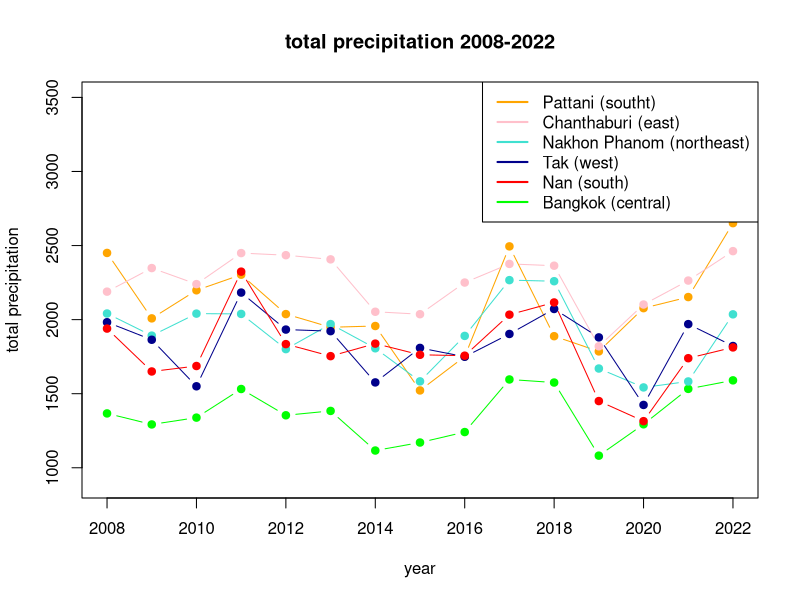
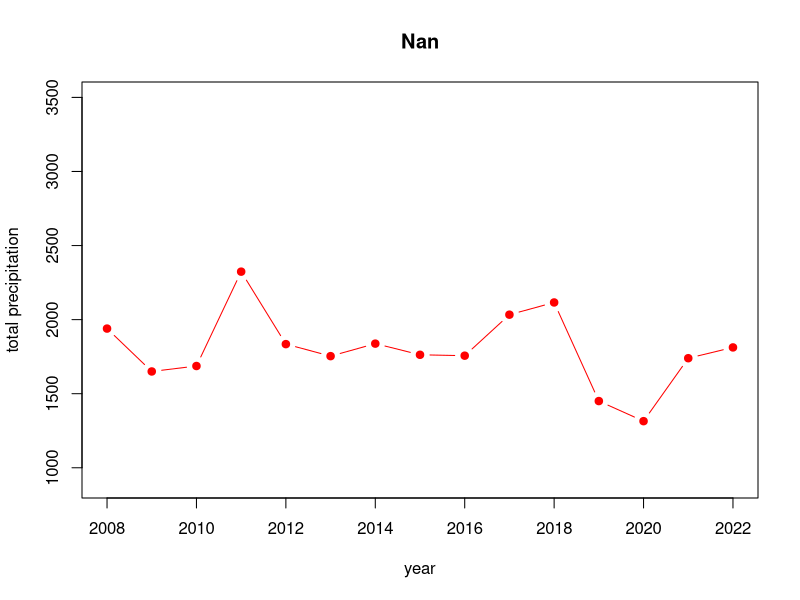
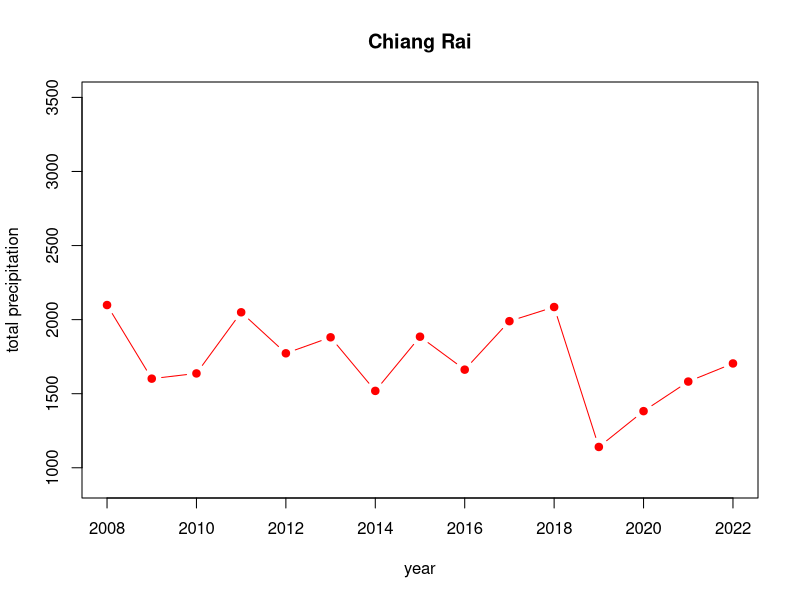
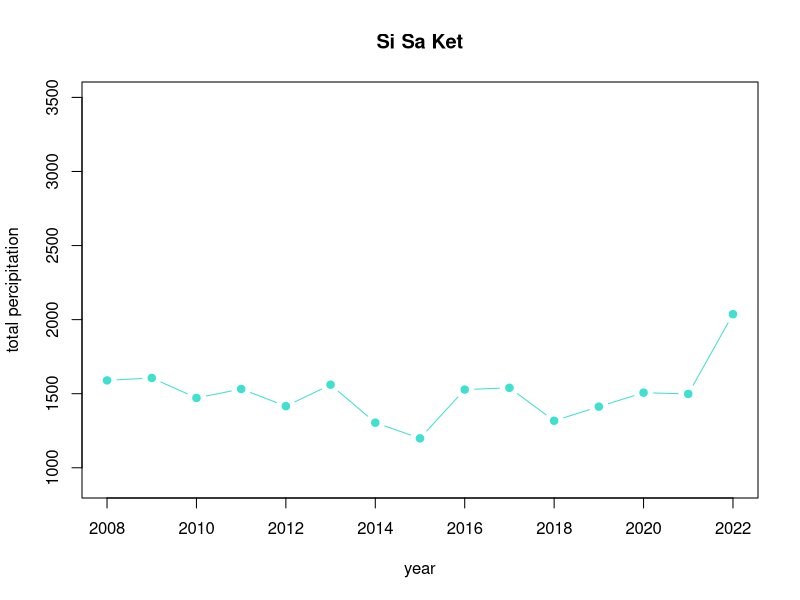
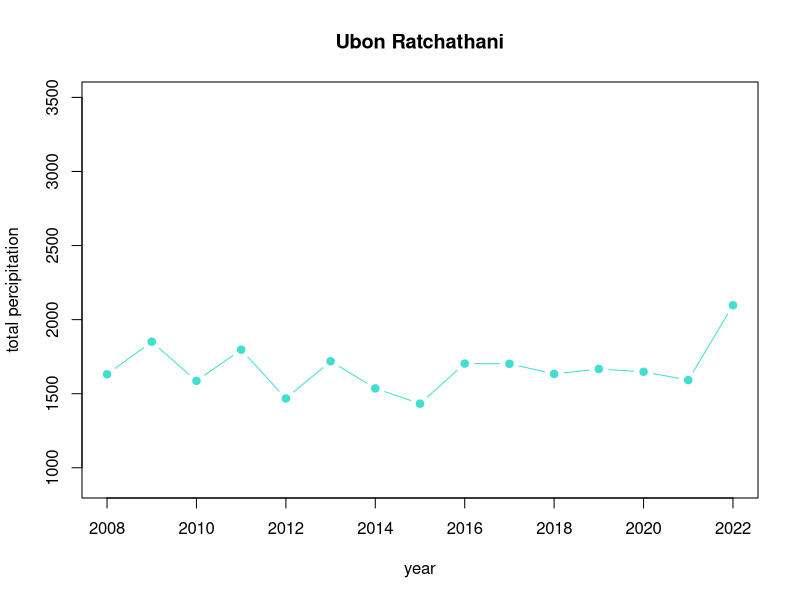
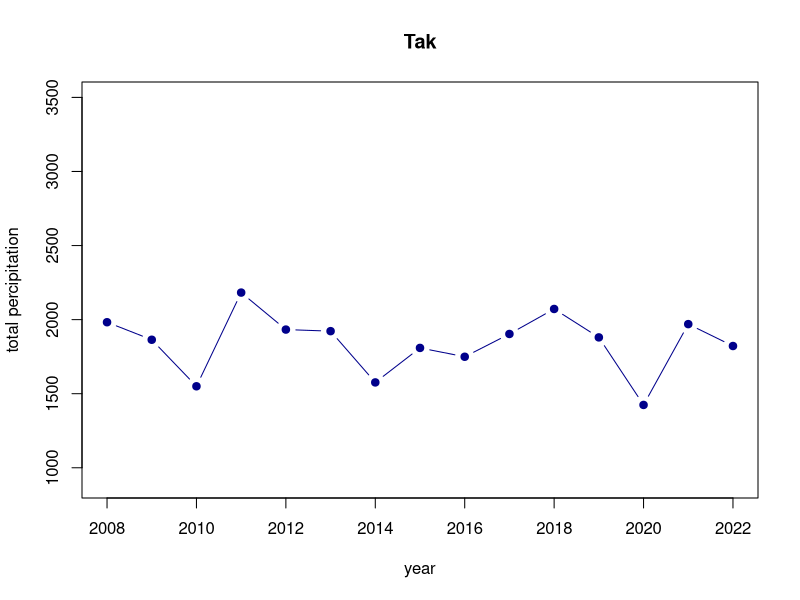
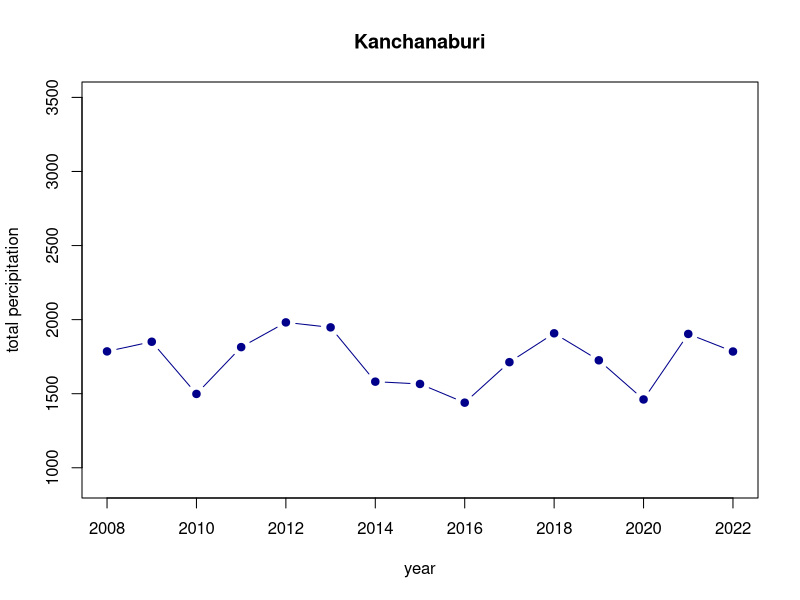
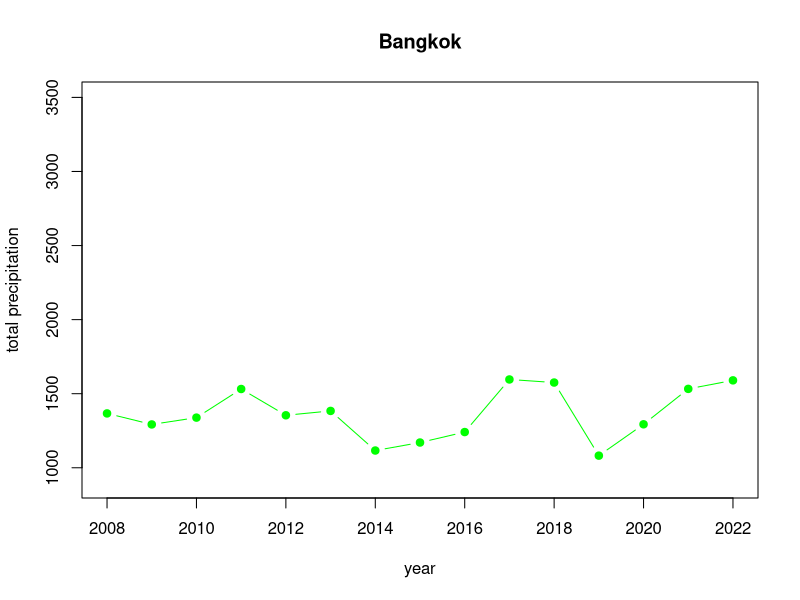

Write the R code that produced these figures, in order.
## ---- chunk 1
install.packages("readxl")
library(readxl)
## ---- chunk 2
Thailand_daymin <- read_excel("Thailand.xlsx",sheet = "era5_t2m_daymin_annual_Thailand")
Thailand_daymin
## ---- chunk 3
Thailand_daymax <- read_excel("Thailand.xlsx",sheet = "era5_t2m_daymax_annual_Thailand")
Thailand_daymax
## ---- chunk 4
Thailand_tp <- read_excel("Thailand.xlsx",sheet = "era5_tp(mm)_annual_Thailand")
Thailand_tp
## ---- chunk 5
Gideon <- read_excel("Dengue_Data.xlsx",sheet = "Gideon")
Gideon
## ---- chunk 6
Thailand_tp_sorted = Thailand_tp[order(Thailand_tp$`2022`, decreasing = TRUE), ]
Thailand_tp_sorted
## ---- chunk 7
#sub districts with Highest Precipitation
Thailand_tp_highest = head(Thailand_tp_sorted)
Thailand_tp_highest_list = Thailand_tp_highest$ADM1_EN
Thailand_tp_highest_list
## ---- chunk 8
#sub districts with Lowest Precipitation
Thailand_tp_lowest = tail(Thailand_tp_sorted) 
Thailand_tp_lowest_list = Thailand_tp_lowest$ADM1_EN
Thailand_tp_lowest_list
## ---- chunk 9
Thailand_daymax_sorted = Thailand_daymax[order(Thailand_daymax$`2022`, decreasing = TRUE), ]
Thailand_daymax_sorted
## ---- chunk 10
#sub districts with Highest max Temperature
Thailand_daymax_highest = head(Thailand_daymax_sorted)
Thailand_daymax_highest_list = Thailand_daymax_highest$ADM1_EN
Thailand_daymax_highest_list
## ---- chunk 11
#sub districts with Lowest max temperature
Thailand_daymax_lowest = tail(Thailand_daymax_sorted) 
Thailand_daymax_lowest_list = Thailand_daymax_lowest$ADM1_EN
Thailand_daymax_lowest_list
## ---- chunk 12
Thailand_daymin_sorted = Thailand_daymin[order(Thailand_daymin$`2022`, decreasing = TRUE), ]
Thailand_daymin_sorted
## ---- chunk 13
#sub districts with Highest min temperature
Thailand_daymin_highest = head(Thailand_daymin_sorted)
Thailand_daymin_highest_list = Thailand_daymin_highest$ADM1_EN
Thailand_daymin_highest_list
Thailand_daymin_highest

## ---- chunk 14
#sub districts with Lowest min temperature
Thailand_daymin_lowest = tail(Thailand_daymin_sorted) 
Thailand_daymin_lowest_list = Thailand_daymin_lowest$ADM1_EN
Thailand_daymin_lowest_list
## ---- chunk 15
Thailand_temp_highest = unique(c(Thailand_daymax_highest_list, Thailand_daymin_highest_list))
Thailand_temp_highest
## ---- chunk 16
Thailand_temp_lowest = unique(c(Thailand_daymax_lowest_list, Thailand_daymin_lowest_list))
Thailand_temp_lowest
## ---- chunk 17
Thailand_temp_highest
## ---- chunk 18
Thailand_temp_lowest
## ---- chunk 19
Thailand_tp_highest_list
## ---- chunk 20
Thailand_tp_lowest_list
## ---- chunk 21
province_names = Thailand_daymax[,2]
province_names
## ---- chunk 22
#Mean over years 2008-2022 per province
Thailand_tp_mean = apply(Thailand_tp[,5:19], 1, mean)
Thailand_tp_province_mean = cbind(province_names, Thailand_tp_mean)
Thailand_tp_province_mean

#Mean Min and Max Temperature per province
Thailand_daymin_mean = apply(Thailand_daymin[,5:19], 1, mean)
Thailand_daymax_mean = apply(Thailand_daymax[,5:19], 1, mean)

#Creation of a new dataframe with daymin and daymay per province
Thailand_daymin_province_mean = cbind(Thailand_daymin_mean, Thailand_daymax_mean)
Thailand_Temp_min_max = cbind(province_names, Thailand_daymin_province_mean) 
Thailand_Temp_min_max
## ---- chunk 23
Thailand_meantemp = apply(Thailand_Temp_min_max[,2:3], 1, mean)
Thailand_temp_mean =  cbind(province_names, Thailand_meantemp)
Thailand_temp_mean
## ---- chunk 24
Thailand_highest_meantemp = Thailand_temp_mean[head(order(Thailand_temp_mean[,2], decreasing = TRUE)),]
Thailand_highest_meantemp
Thailand_highest_meantemp_provinces = Thailand_highest_meantemp[,1]
Thailand_highest_meantemp_provinces
## ---- chunk 25
Thailand_lowest_meantemp = Thailand_temp_mean[tail(order(Thailand_temp_mean[,2], decreasing = TRUE)),]
Thailand_lowest_meantemp
Thailand_lowest_meantemp_provinces = Thailand_lowest_meantemp[,1]
Thailand_lowest_meantemp_provinces
## ---- chunk 26
#mean of each province over all years
Thailand_mean_tp = apply(Thailand_tp[,5:19], 1, mean)
#add name of the provinces to the data frame
Thailand_mean_tp = cbind(province_names, Thailand_mean_tp)
colnames(Thailand_mean_tp) = c("AMD1_EN", "meantp")
## ---- chunk 27
#sort the provinces by mean total precipitation
Thailand_mean_tp[order(Thailand_mean_tp[,2], decreasing = TRUE),]

#Show 6 provinces each with highest and lowest total precipitation 
Thailand_highest_meantp = head(Thailand_mean_tp[order(Thailand_mean_tp[,2], decreasing = TRUE),])
Thailand_lowest_meantp  = head(Thailand_mean_tp[order(Thailand_mean_tp[,2], decreasing = FALSE),])

#show the provinces together with their mean total precipitation
Thailand_highest_meantp
Thailand_lowest_meantp
## ---- chunk 28
Thailand_provinces_north = list("Chiang Mai", "Chiang Rai", "Lampang", "Lamphun", "Mae Hong Son", "Nan", "Phayao", "Phrae", "Uttaradit")

Thailand_provinces_northeastern = list("Amnat Charoen", "Bueng Kan", "Buri Ram", "Chaiyaphum", "Kalasin", "Khon Kaen", "Loei", "Maha Sarakham", "Mukdahan", "Nakhon Phanom", "Nakhon Ratchasima", "Nong Bua Lam Phu", "Nong Khai", "Roi Et", "Sakon Nakhon", "Si Sa Ket", "Surin", "Ubon Ratchathani", "Udon Thani", "Yasothon")

Thailand_provinces_south = list("Chumphon", "Krabi", "Nakhon Si Thammarat", "Narathiwat", "Pattani", "Phangnga", "Phatthalung", "Phuket", "Ranong", "Satun", "Songkhla", "Surat Thani", "Trang", "Yala")

Thailand_provinces_central = list("Ang Thong", "Chachoengsao", "Chai Nat", "Chanthaburi", "Chon Buri", "Kamphaeng Phet", "Kanchanaburi", "Lop Buri", "Nakhon Nayok", "Nakhon Pathom", "Nakhon Sawan", "Nonthaburi", "Pathum Thani", "Phetchabun", "Phetchaburi", "Phichit", "Phitsanulok", "Phra Nakhon Si Ayutthaya", "Prachin Buri", "Prachuap Khiri Khan", "Ratchaburi", "Rayong", "Sa Keao", "Samut Prakan", "Samut Sakhon", "Samut Songkhram", "Saraburi", "Sing Buri", "Sukhothai", "Suphan Buri", "Tak", "Trat", "Uthai Thani")
## ---- chunk 29
#provinces in North Thailand
Thailand_lowest_meantemp_provinces[which(Thailand_lowest_meantemp_provinces %in% Thailand_provinces_north)]

#provinces in Northeastern Thailand
Thailand_lowest_meantemp_provinces[which(Thailand_lowest_meantemp_provinces %in% Thailand_provinces_northeastern)]

#provinces in Central Thailand
Thailand_lowest_meantemp_provinces[which(Thailand_lowest_meantemp_provinces%in% Thailand_provinces_central)]

#provinces in South Thailand
Thailand_lowest_meantemp_provinces[which(Thailand_lowest_meantemp_provinces %in% Thailand_provinces_south)]
## ---- chunk 30
#provinces in North Thailand
Thailand_highest_meantemp_provinces[which(Thailand_highest_meantemp_provinces %in% Thailand_provinces_north)]

#provinces in Northeastern Thailand
Thailand_highest_meantemp_provinces[which(Thailand_highest_meantemp_provinces %in% Thailand_provinces_northeastern)]

#provinces in Central Thailand
Thailand_highest_meantemp_provinces[which(Thailand_highest_meantemp_provinces%in% Thailand_provinces_central)]

#provinces in South Thailand
Thailand_highest_meantemp_provinces[which(Thailand_highest_meantemp_provinces %in% Thailand_provinces_south)]
## ---- chunk 31
#provinces in North Thailand
Thailand_temp_highest[which(Thailand_temp_highest %in% Thailand_provinces_north)]

#provinces in Northeastern Thailand
Thailand_temp_highest[which(Thailand_temp_highest %in% Thailand_provinces_northeastern)]

#provinces in Central Thailand
Thailand_temp_highest[which(Thailand_temp_highest %in% Thailand_provinces_central)]

#provinces in South Thailand
Thailand_temp_highest[which(Thailand_temp_highest %in% Thailand_provinces_south)]
## ---- chunk 32
#provinces in North Thailand
Thailand_temp_lowest[which(Thailand_temp_lowest %in% Thailand_provinces_north)]

#provinces in Northeastern Thailand
Thailand_temp_lowest[which(Thailand_temp_lowest %in% Thailand_provinces_northeastern)]

#provinces in Central Thailand
Thailand_temp_lowest[which(Thailand_temp_lowest %in% Thailand_provinces_central)]

#provinces in South Thailand
Thailand_temp_lowest[which(Thailand_temp_lowest %in% Thailand_provinces_south)]
## ---- chunk 33
#provinces in North Thailand
Thailand_tp_highest_list[which(Thailand_tp_highest_list %in% Thailand_provinces_north)]

#provinces in Northeastern Thailand
Thailand_tp_highest_list[which(Thailand_tp_highest_list %in% Thailand_provinces_northeastern)]

#provinces in Central Thailand
Thailand_tp_highest_list[which(Thailand_tp_highest_list %in% Thailand_provinces_central)]

#provinces in South Thailand
Thailand_tp_highest_list[which(Thailand_tp_highest_list %in% Thailand_provinces_south)]
## ---- chunk 34
#provinces in North Thailand
Thailand_tp_lowest_list[which(Thailand_tp_lowest_list %in% Thailand_provinces_north)]

#provinces in Northeastern Thailand
Thailand_tp_lowest_list[which(Thailand_tp_lowest_list %in% Thailand_provinces_northeastern)]

#provinces in Central Thailand
Thailand_tp_lowest_list[which(Thailand_tp_lowest_list %in% Thailand_provinces_central)]

#provinces in South Thailand
Thailand_tp_lowest_list[which(Thailand_tp_lowest_list %in% Thailand_provinces_south)]
## ---- chunk 35
plot(x = colnames(Thailand_tp[,5:19]), y = Thailand_tp[1,5:19], type = "b", pch = 19, col = "green", xlab = "year", ylab = "total precipitation", main = "total precipitation 2008-2022", ylim = c(900,3500)); lines(colnames(Thailand_tp[,5:19]), Thailand_tp[75,5:19], type = "b", pch = 19, col = "orange"); lines(colnames(Thailand_tp[,5:19]), Thailand_tp[37,5:19], type = "b", pch = 19, col = "turquoise"); lines(colnames(Thailand_tp[,5:19]), Thailand_tp[13,5:19], type = "b", pch = 19, col = "pink"); lines(colnames(Thailand_tp[,5:19]), Thailand_tp[51,5:19], type = "b", pch = 19, col = "darkblue"); lines(colnames(Thailand_tp[,5:19]), Thailand_tp[44,5:19], type = "b", pch = 19, col = "red"); 

legend(x = "topright",          
       legend = c("Pattani (southt)", "Chanthaburi (east)", "Nakhon Phanom (northeast)", "Tak (west)", "Nan (south)", "Bangkok (central)"),  
       lty = c(1),           
       col = c(col= "orange",col="pink", col="turquoise",col="darkblue",col="red", col="green"),           
       lwd = 2)      
## ---- chunk 36
##total precipitation in different parts of thailands (directions based on "map_provinces")

#north
plot(x = colnames(Thailand_tp[,5:19]), y = Thailand_tp[44,5:19], type = "b", pch = 19, col="red", ylim = c(900,3500), xlab = "year", ylab = "total precipitation", main = Thailand_tp[44,2])
plot(x = colnames(Thailand_tp[,5:19]), y = Thailand_tp[46,5:19], type = "b", pch = 19, col="red", ylim = c(900,3500), xlab = "year", ylab = "total precipitation", main = Thailand_tp[46,2])

#northeast
plot(x = colnames(Thailand_tp[,5:19]), y = Thailand_tp[22,5:19], type = "b", pch = 19, col="turquoise", ylim = c(900,3500), xlab = "year", ylab = "total percipitation", main = Thailand_tp[22,2])
plot(x = colnames(Thailand_tp[,5:19]), y = Thailand_tp[23,5:19], type = "b", pch = 19, col="turquoise", ylim = c(900,3500), xlab = "year", ylab = "total percipitation", main = Thailand_tp[23,2])

#west
plot(x = colnames(Thailand_tp[,5:19]), y = Thailand_tp[51,5:19], type = "b", pch = 19, col="darkblue", ylim = c(900,3500), xlab = "year", ylab = "total percipitation", main = Thailand_tp[51,2])
plot(x = colnames(Thailand_tp[,5:19]), y = Thailand_tp[57,5:19], type = "b", pch = 19, col="darkblue", ylim = c(900,3500), xlab = "year", ylab = "total percipitation", main = Thailand_tp[57,2])


#central
plot(x = colnames(Thailand_tp[,5:19]), y = Thailand_tp[1,5:19], type = "b", pch = 19, col="green", ylim = c(900,3500), xlab = "year", ylab = "total precipitation", main = Thailand_tp[1,2])
plot(x = colnames(Thailand_tp[,5:19]), y = Thailand_tp[2,5:19], type = "b", pch = 19, col="green", ylim = c(900,3500), xlab = "year", ylab = "total precipitation", main = Thailand_tp[2,2])

#east
plot(x = colnames(Thailand_tp[,5:19]), y = Thailand_tp[13,5:19], type = "b", pch = 19, col="pink", ylim = c(900,3500), xlab = "year", ylab = "total precipitation", main = Thailand_tp[13,2])
plot(x = colnames(Thailand_tp[,5:19]), y = Thailand_tp[14,5:19], type = "b", pch = 19, col="pink", ylim = c(900,3500), xlab = "year", ylab = "total precipitation", main = Thailand_tp[14,2])

#south
plot(x = colnames(Thailand_tp[,5:19]), y = Thailand_tp[75,5:19], type = "b", pch = 19, col="orange", ylim = c(900,3500), xlab = "year", ylab = "total precipitation", main = Thailand_tp[75,2])
plot(x = colnames(Thailand_tp[,5:19]), y = Thailand_tp[70,5:19], type = "b", pch = 19, col="orange", ylim = c(900,3500), xlab = "year", ylab = "total precipitation", main = Thailand_tp[70,2])

## ---- chunk 37
hist(Thailand_tp$"2008", ylim=c(0,20), breaks=15, main = colnames(Thailand_tp[,5]), xlab = "total precipitation")
hist(Thailand_tp$"2009", ylim=c(0,20), breaks=15, main = colnames(Thailand_tp[,6]), xlab = "total precipitation")
hist(Thailand_tp$"2010", ylim=c(0,20), breaks=15, main = colnames(Thailand_tp[,7]), xlab = "total precipitation")
hist(Thailand_tp$"2011", ylim=c(0,20), breaks=15, main = colnames(Thailand_tp[,8]), xlab = "total precipitation")
hist(Thailand_tp$"2012", ylim=c(0,20), breaks=15, main = colnames(Thailand_tp[,9]), xlab = "total precipitation")
hist(Thailand_tp$"2013", ylim=c(0,20), breaks=15, main = colnames(Thailand_tp[,10]), xlab = "total precipitation")
hist(Thailand_tp$"2014", ylim=c(0,20), breaks=15, main = colnames(Thailand_tp[,11]), xlab = "total precipitation")
hist(Thailand_tp$"2015", ylim=c(0,20), breaks=15, main = colnames(Thailand_tp[,12]), xlab = "total precipitation")
hist(Thailand_tp$"2016", ylim=c(0,20), breaks=15, main = colnames(Thailand_tp[,13]), xlab = "total precipitation")
hist(Thailand_tp$"2017", ylim=c(0,20), breaks=15, main = colnames(Thailand_tp[,14]), xlab = "total precipitation")
hist(Thailand_tp$"2018", ylim=c(0,20), breaks=15, main = colnames(Thailand_tp[,15]), xlab = "total precipitation")
hist(Thailand_tp$"2019", ylim=c(0,20), breaks=15, main = colnames(Thailand_tp[,16]), xlab = "total precipitation")
hist(Thailand_tp$"2020", ylim=c(0,20), breaks=15, main = colnames(Thailand_tp[,17]), xlab = "total precipitation")
hist(Thailand_tp$"2021", ylim=c(0,20), breaks=15, main = colnames(Thailand_tp[,18]), xlab = "total precipitation")
hist(Thailand_tp$"2022", ylim=c(0,20), breaks=15, main = colnames(Thailand_tp[,19]), xlab = "total precipitation")
## ---- chunk 38
#load Dengue cases and death
cases = read_excel("Dengue_Data.xlsx", sheet = "Dengue_cases")
death = read_excel("Dengue_Data.xlsx", sheet = "Denge_deaths")


#clean data just for Thailand
cases_Thai = cases[,c(1,3)]
death_Thai = death[,c(1,3)]


#plot to see cases and death numbers over time
plot(cases_Thai, type = "b", pch = 19, main = "Dengue cases Thailand"); plot(death_Thai, type = "b", pch = 19, main = "Dengue deaths Thailand") 
